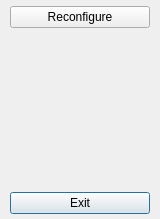
<?xml version="1.0" encoding="UTF-8"?>
<ui version="4.0">
 <class>dlgReconfigureorexit</class>
 <widget class="QDialog" name="dlgReconfigureorexit">
  <property name="windowModality">
   <enum>Qt::WindowModal</enum>
  </property>
  <property name="geometry">
   <rect>
    <x>0</x>
    <y>0</y>
    <width>160</width>
    <height>219</height>
   </rect>
  </property>
  <property name="windowTitle">
   <string>Chrubix</string>
  </property>
  <widget class="QWidget" name="gridLayoutWidget">
   <property name="geometry">
    <rect>
     <x>0</x>
     <y>0</y>
     <width>161</width>
     <height>220</height>
    </rect>
   </property>
   <layout class="QGridLayout" name="gridLayout">
    <property name="sizeConstraint">
     <enum>QLayout::SetDefaultConstraint</enum>
    </property>
    <item row="1" column="0">
     <widget class="QLabel" name="label">
      <property name="maximumSize">
       <size>
        <width>140</width>
        <height>140</height>
       </size>
      </property>
      <property name="text">
       <string/>
      </property>
      <property name="pixmap">
       <pixmap resource="resources.qrc">:/chrubix1.png</pixmap>
      </property>
      <property name="scaledContents">
       <bool>true</bool>
      </property>
      <property name="alignment">
       <set>Qt::AlignCenter</set>
      </property>
     </widget>
    </item>
    <item row="3" column="0">
     <widget class="QPushButton" name="btnExit">
      <property name="text">
       <string>Exit</string>
      </property>
      <property name="default">
       <bool>true</bool>
      </property>
     </widget>
    </item>
    <item row="0" column="0">
     <widget class="QPushButton" name="btnReconfigure">
      <property name="text">
       <string>Reconfigure</string>
      </property>
     </widget>
    </item>
   </layout>
  </widget>
 </widget>
 <resources>
  <include location="resources.qrc"/>
 </resources>
 <connections/>
</ui>
